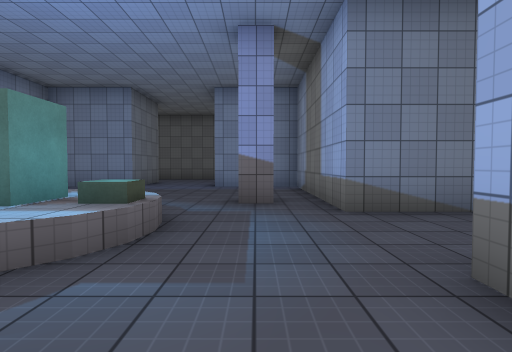
View 1 (above)

22 first-person views from a walk through a 3-D level made in the Unity game engine. The camera is 1.3 m above the floor, tilts 2° down and sees 80° across. The floor is counted in squares, 2 m on a side. Each view is taken from the middle of a square. On the plan, view 1 faces up. The plan holds only what a view shows up to about 10 squares ahead; the rest is blank. The place goes on beyond the plan. Surface patterns are stand-ins for the level's own textures.

View 2
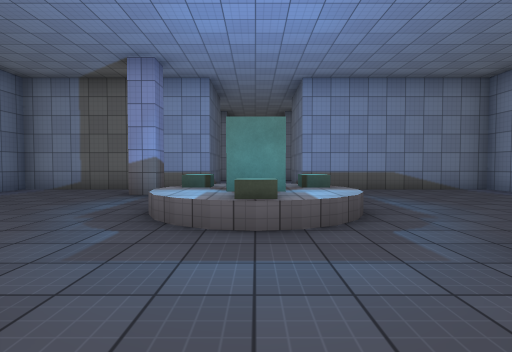

View 3
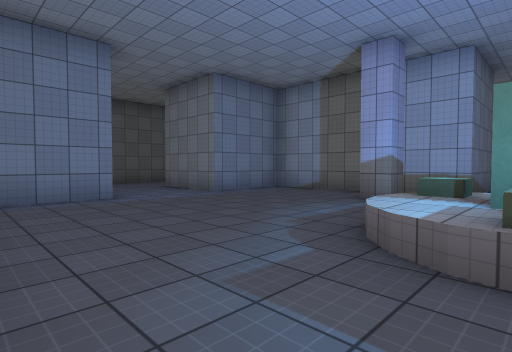

View 4
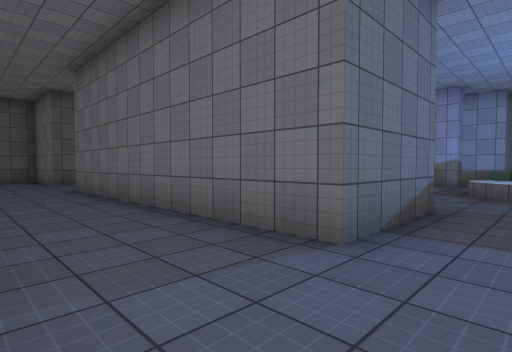

View 5
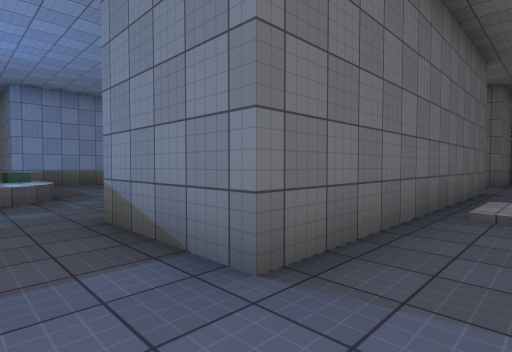

View 6
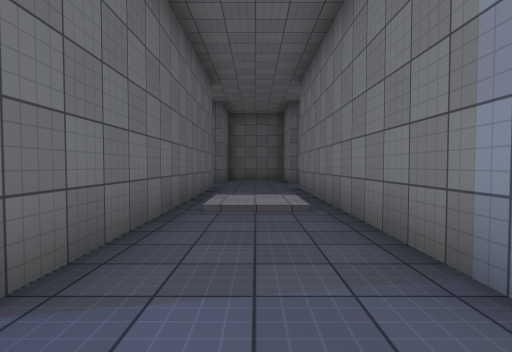

View 7
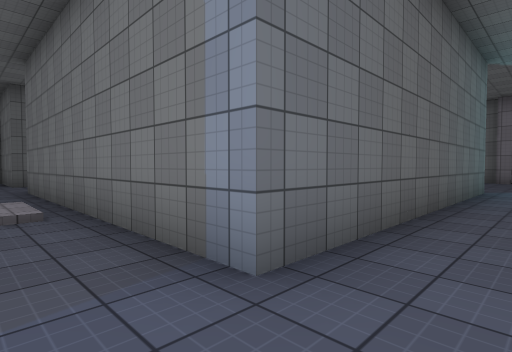

View 8
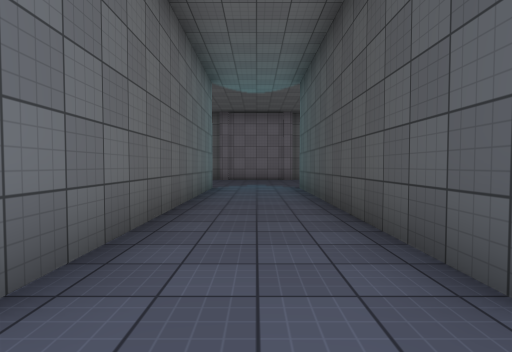

View 9
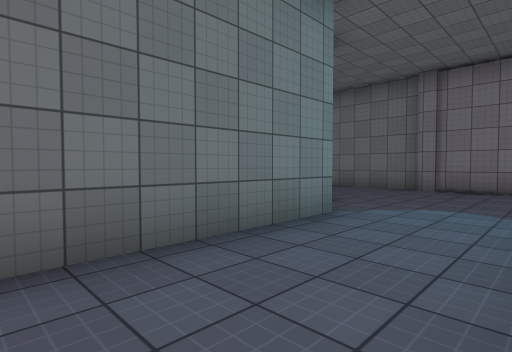

View 10
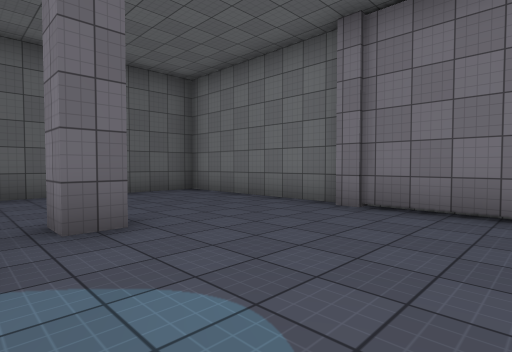

View 11
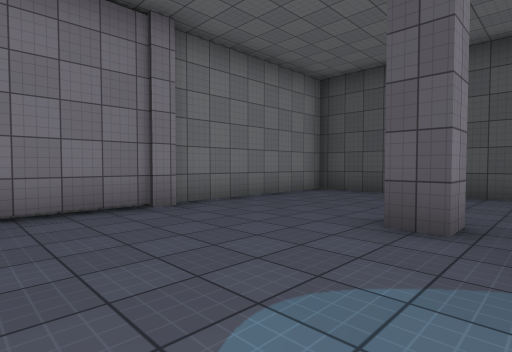

View 12
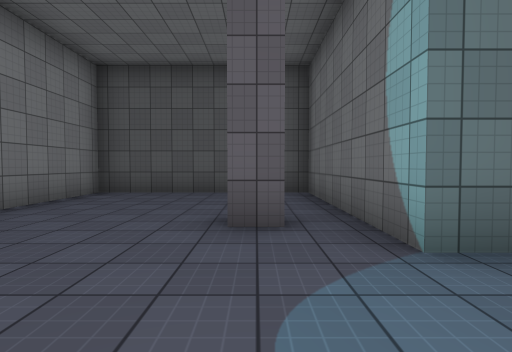

View 13
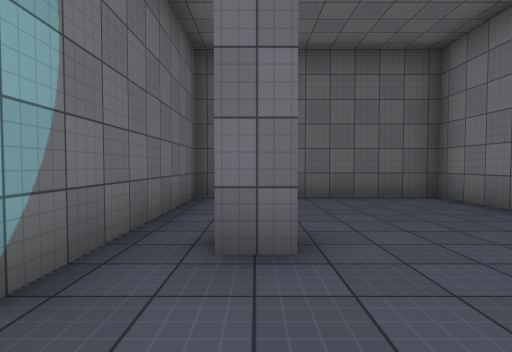

View 14
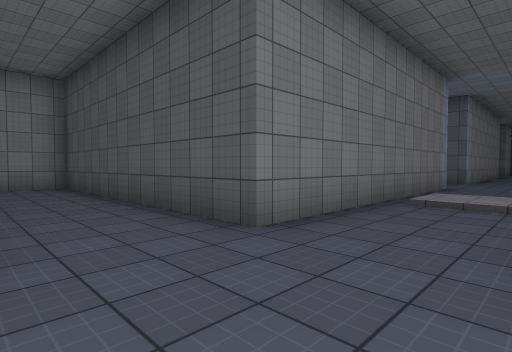

View 15
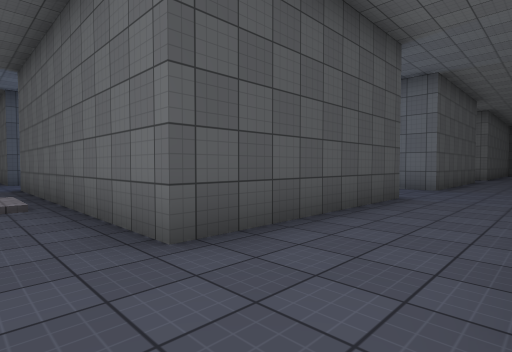

View 16
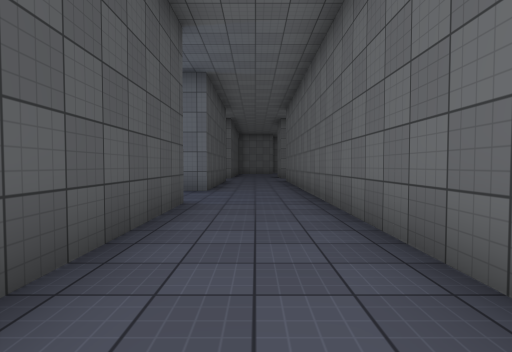

View 17
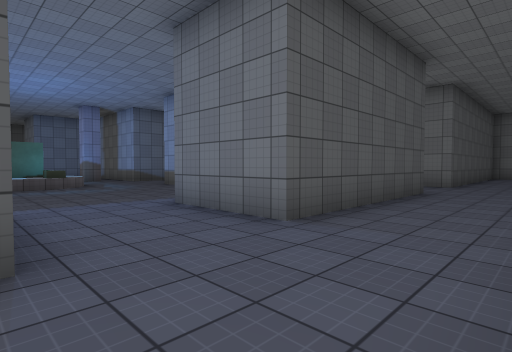

View 18
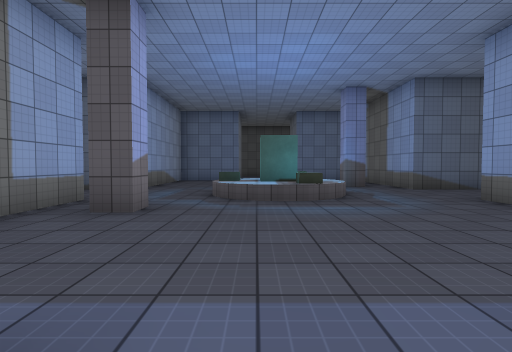

View 19
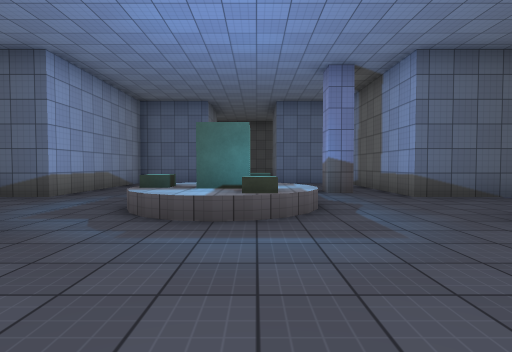

View 20
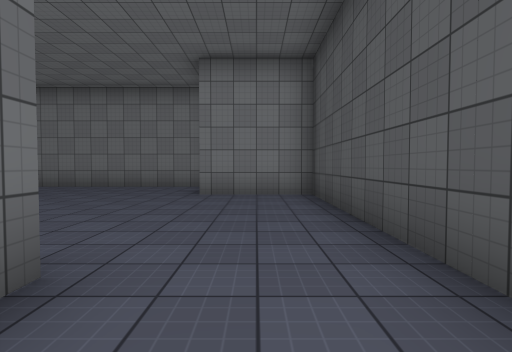

View 21
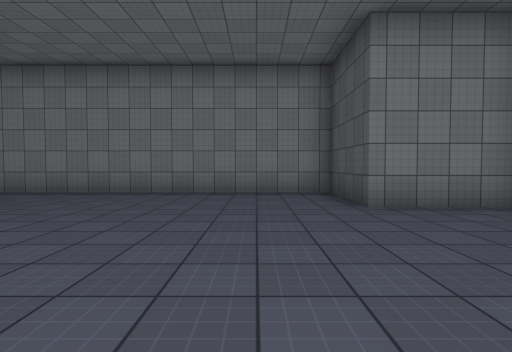

View 22
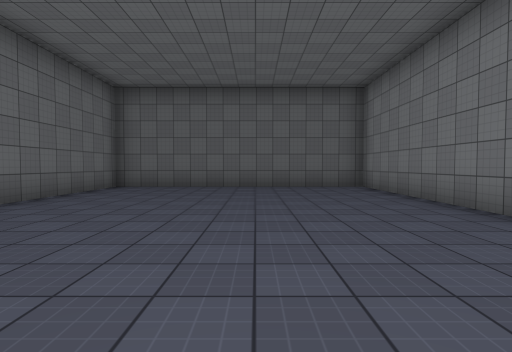

### Floor plan
Points are (right, up) in squares from view 1. A wall is a line through its corners. A room is listed if a view was taken in it or the views show most of it. See-through windows are left out.
Room 1 (views 1, 3, 19)
walls: (-5.4, 0.8) (-4.7, 0.8) (-4.7, 0.1); (0.4, 5.2) (-0.3, 5.2) (-0.3, 5.8) (0.4, 5.8); (1.2, 4.2) (1.2, 9.2) (-1.2, 9.2); (-8.8, 1.7) (-6.3, 1.7) (-6.3, -3.2) (-3.8, -3.2); (-3.8, 9.2) (-6.3, 9.2) (-6.3, 4.2) (-8.1, 4.2); (-1.4, -3.2) (0.5, -3.2); (1.2, -2) (1.2, 1.7)
low walls: (-2.6, 4.5) (-2, 4.4) (-1.6, 4.2) (-1.3, 3.9); (-1.2, 2.2) (-1.6, 1.8) (-2.1, 1.5)
ways out: opening at (-2.5, 10.5) to room 2; opening at (1.7, 3) to room 2; opening at (-2.5, -4.5)
objects: other object (-3, 2); other object (-3, 3) to (-2, 3); other object (-3, 4); other object (-1, 3)
Room 2 (views 2, 4, 5, 6, 7, 8, 9, 10, 11, 12, 13, 14, 15, 16, 17, 18, 20, 21, 22)
walls: (6.3, 14.2) (6.3, 15.9); (3.8, 16) (3.8, 14.3) (-6.1, 14.3); (-1.4, 11.8) (3.8, 11.8) (3.8, 4.2) (1.2, 4.2); (15.4, 5.2) (14.7, 5.2) (14.7, 5.9); (6.4, 1.7) (13.8, 1.7) (13.8, -3.2) (18.8, -3.2) (18.8, 1.2); (1.2, 1.7) (3.8, 1.7) (3.8, -5.8); (18.8, 4.6) (18.8, 9.2) (13.8, 9.2) (13.8, 4.2) (6.3, 4.2) (6.3, 11.8) (13.7, 11.8) (13.7, 14.2) (16.3, 14.2) (16.3, 24.2) (8.8, 24.2) (8.8, 20); (14.7, 0.1) (14.7, 0.8) (15.4, 0.8); (18.6, 1.4) (18.6, 4.6); (-8.8, 11.8) (-3.8, 11.8) (-3.8, 9.2)
ways out: opening at (-2.5, 10.5) to room 1; opening at (1.7, 3) to room 1; opening at (5, -5)

Positions as (right, up) in squares from view 1, and headings:
1: (0, 0), facing up
2: (2, 3), facing left
3: (1, 3), facing down-left
4: (6, 3), facing down-left
5: (5, 3), facing up-left
6: (5, 3), facing up
7: (5, 3), facing up-right
8: (5, 3), facing right
9: (10, 2), facing up-right
10: (14, 2), facing up-right
11: (14, 4), facing down-right
12: (15, 4), facing down
13: (15, 3), facing up
14: (4, 14), facing down-right
15: (5, 14), facing down-left
16: (4, 13), facing left
17: (-1, 14), facing down-left
18: (-2, 10), facing down
19: (-3, 8), facing down
20: (7, 13), facing right
21: (9, 16), facing right
22: (13, 15), facing up
